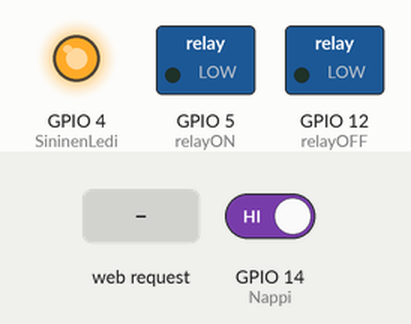
Recording of a sketch running on a simulated ESP8266 (NodeMCU). Parts: switched loads named in the sketch (green lamp = pin HIGH), output pins drawn as LEDs (lit = HIGH). Inputs (shaded band) come from the test bench; at power-on: GPIO 14 (Nappi) HIGH. WiFi joins after 1.5 s; servers stay silent unless stated; what the sketch prints to the serial monitor is not drawn.

Above: at 2.7 s.
2.8 s: GPIO 14 (Nappi) driven LOW
At 3.1 s:
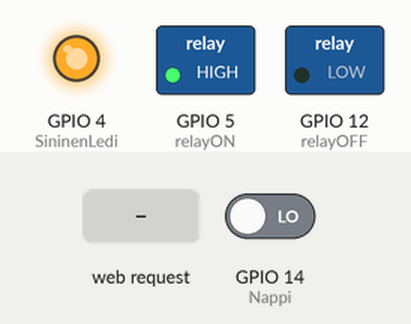
5.8 s: GPIO 14 (Nappi) driven HIGH
At 6.3 s:
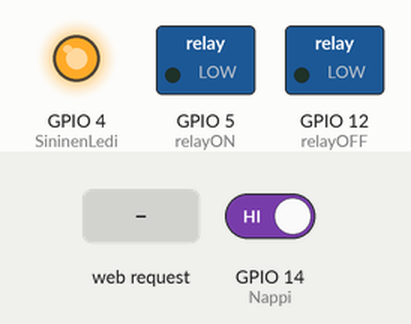
7.3 s: HTTP request GET /5/on received
At 7.8 s:
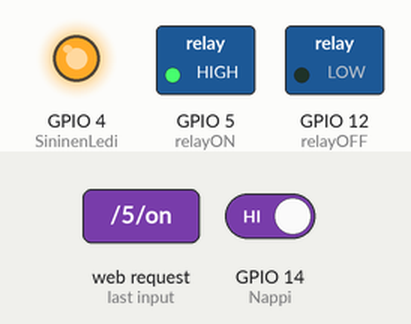
8.8 s: HTTP request GET /4/off received
At 10.0 s:
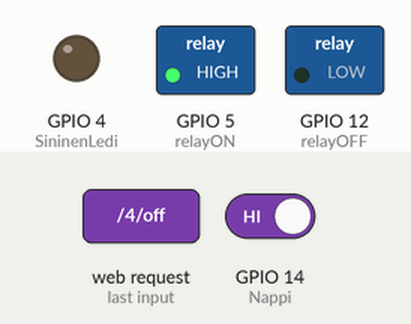
10.3 s: HTTP request GET /5/off received
At 11.3 s:
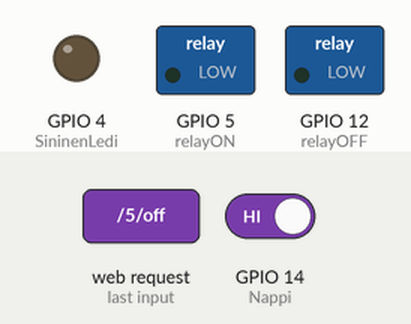
Timing chart, 0 to 12.8 s (numbered marks = the images above; inputs shaded):
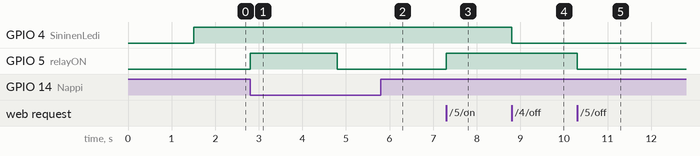

The sketch:

kahvinketin.ino
```cpp
// Kahvinkeittimen webbiserveri, joka toimii vain 10 minuuttia kerrallaan.
// Käynnistyy napista tai webbisivulta.
// Sininen Ledi syttyy jos Wifi-yhteys toimii.
// Tässä käytetään vain sitä RELE-ON/OFF piuhaa.

#include <ESP8266WiFi.h>

// Replace with your network credentials
const char* ssid     = "*****";
const char* password = "*******";

// Set web server port number to 80
WiFiServer server(80);

// Variable to store the HTTP request
String header;

// Auxiliar variables to store the current output state
String relayONState = "off";
String relayOFFState = "off";
String SininenLediState = "off";

// Assign output variables to GPIO pins
const int relayON = 5;
const int relayOFF = 12;
const int SininenLedi = 4;
const int Nappi = 14;

unsigned long previousMillis = 0;
const long interval = 600000; // 10 minuuttia

void setup() {
  Serial.begin(115200);
  // Initialize the output variables as outputs
  pinMode(relayON, OUTPUT);
  pinMode(relayOFF, OUTPUT);
  pinMode(SininenLedi, OUTPUT);
  pinMode(Nappi, INPUT);
  // Set outputs to LOW
  digitalWrite(relayON, LOW);
  digitalWrite(relayOFF, LOW);
  digitalWrite(SininenLedi, LOW);

  // Connect to Wi-Fi network with SSID and password
  Serial.print("Connecting to ");
  Serial.println(ssid);
  WiFi.begin(ssid, password);
  while (WiFi.status() != WL_CONNECTED) {
    delay(500);
    Serial.print(".");
  }
  // Print local IP address and start web server
  Serial.println("");
  Serial.println("WiFi connected.");
  Serial.println("IP address: ");
  Serial.println(WiFi.localIP());
  server.begin();
  WiFi.softAPdisconnect(true);
  digitalWrite(SininenLedi, HIGH);
  SininenLediState = "on";
}

void loop(){
  WiFiClient client = server.available();   // Listen for incoming clients
  unsigned long currentMillis = millis();
  if (  relayONState == "on" ) {
      if (currentMillis - previousMillis >= interval) {
      Serial.println("GPIO 5 timer off");
      relayONState = "off";
      digitalWrite(relayON, LOW); } }
  if ( digitalRead(Nappi) == 0) {
    previousMillis = currentMillis;
    if (  relayONState == "off" ) {
      Serial.println("GPIO 5 on");
      relayONState = "on";
      digitalWrite(relayON, HIGH); }
    else {
      Serial.println("GPIO 5 off");
      relayONState = "off";
      digitalWrite(relayON, LOW);
     }
    delay(2000); }
  if (client) {                             // If a new client connects,
    Serial.println("New Client.");          // print a message out in the serial port
    String currentLine = "";                // make a String to hold incoming data from the client
    while (client.connected()) {            // loop while the client's connected
      if (client.available()) {             // if there's bytes to read from the client,
        char c = client.read();             // read a byte, then
        Serial.write(c);                    // print it out the serial monitor
        header += c;
        if (c == '\n') {                    // if the byte is a newline character
          // if the current line is blank, you got two newline characters in a row.
          // that's the end of the client HTTP request, so send a response:
          if (currentLine.length() == 0) {
            // HTTP headers always start with a response code (e.g. HTTP/1.1 200 OK)
            // and a content-type so the client knows what's coming, then a blank line:
            client.println("HTTP/1.1 200 OK");
            client.println("Content-type:text/html");
            client.println("Connection: close");
            client.println();

            // turns the GPIOs on and off
            if (header.indexOf("GET /5/on") >= 0) {
              Serial.println("GPIO 5 on");
              relayONState = "on";
              digitalWrite(relayON, HIGH);
	      previousMillis = currentMillis;
            } else if (header.indexOf("GET /5/off") >= 0) {
              Serial.println("GPIO 5 off");
              relayONState = "off";
              digitalWrite(relayON, LOW);
            } else if (header.indexOf("GET /4/on") >= 0) {
              Serial.println("GPIO 4 on");
              SininenLediState = "on";
              digitalWrite(SininenLedi, HIGH);
            } else if (header.indexOf("GET /4/off") >= 0) {
              Serial.println("GPIO 4 off");
              SininenLediState = "off";
              digitalWrite(SininenLedi, LOW);
            }

            // Display the HTML web page
            client.println("<!DOCTYPE html><html>");
            client.println("<head><meta name=\"viewport\" content=\"width=device-width, initial-scale=1\">");
            client.println("<link rel=\"icon\" href=\"data:,\">");
            // CSS to style the on/off buttons
            // Feel free to change the background-color and font-size attributes to fit your preferences
            client.println("<style>html { font-family: Helvetica; display: inline-block; margin: 0px auto; text-align: center;}");
            client.println(".button { background-color: #195B6A; border: none; color: white; padding: 16px 40px;");
            client.println("text-decoration: none; font-size: 30px; margin: 2px; cursor: pointer;}");
            client.println(".button2 {background-color: #77878A;}</style></head>");

            // Web Page Heading
            client.println("<body><h1>KAHVINKEITIN</h1> ");

            // Display current state, and ON/OFF buttons for GPIO 5
            client.println("<p>RELE</p>");
            // If the relayONState is off, it displays the ON button
            if (relayONState=="off") {
              client.println("<p><a href=\"/5/on\"><button class=\"button\">ON</button></a></p>");
            } else {
              client.println("<p><a href=\"/5/off\"><button class=\"button button2\">OFF</button></a></p>");
	      client.println(600-(currentMillis - previousMillis)/1000); // Jäljellä olevat sekunnit
            }

            // Display current state, and ON/OFF buttons for GPIO 4
            client.println("<p>SININEN LEDI </p>"); // testauksen vuoksi
            // If the SininenLediState is off, it displays the ON button
            if (SininenLediState=="off") {
              client.println("<p><a href=\"/4/on\"><button class=\"button\">ON</button></a></p>");
            } else {
              client.println("<p><a href=\"/4/off\"><button class=\"button button2\">OFF</button></a></p>");
            }
            client.println("</body></html>");

            // The HTTP response ends with another blank line
            client.println();
            // Break out of the while loop
            break;
          } else { // if you got a newline, then clear currentLine
            currentLine = "";
          }
        } else if (c != '\r') {  // if you got anything else but a carriage return character,
          currentLine += c;      // add it to the end of the currentLine
        }
      }
    }
    // Clear the header variable
    header = "";
    // Close the connection
    client.stop();
    Serial.println("Client disconnected.");
    Serial.println("");
  }
}
```

Measured:
- after the input at 2.8 s, GPIO 5 (relayON): LOW → HIGH at once, → LOW 2.0 s later
- after the input at 5.8 s, GPIO 5 (relayON): stays LOW (without the input it goes to HIGH after 1.0 s)
- after the input at 7.3 s, GPIO 5 (relayON): LOW → HIGH at once
- after the input at 8.8 s, GPIO 4 (SininenLedi): HIGH → LOW at once
- after the input at 10.3 s, GPIO 5 (relayON): HIGH → LOW at once
